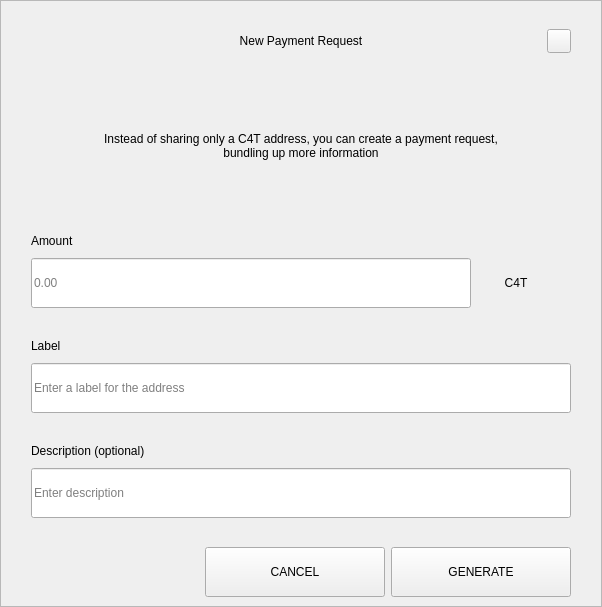
<?xml version="1.0" encoding="UTF-8"?>
<ui version="4.0">
 <class>RequestDialog</class>
 <widget class="QDialog" name="RequestDialog">
  <property name="geometry">
   <rect>
    <x>0</x>
    <y>0</y>
    <width>602</width>
    <height>607</height>
   </rect>
  </property>
  <property name="windowTitle">
   <string>Dialog</string>
  </property>
  <layout class="QVBoxLayout" name="verticalLayout_5">
   <property name="spacing">
    <number>0</number>
   </property>
   <property name="leftMargin">
    <number>0</number>
   </property>
   <property name="topMargin">
    <number>0</number>
   </property>
   <property name="rightMargin">
    <number>0</number>
   </property>
   <property name="bottomMargin">
    <number>0</number>
   </property>
   <item>
    <widget class="QFrame" name="frame">
     <property name="styleSheet">
      <string notr="true"/>
     </property>
     <property name="frameShape">
      <enum>QFrame::StyledPanel</enum>
     </property>
     <property name="frameShadow">
      <enum>QFrame::Raised</enum>
     </property>
     <layout class="QVBoxLayout" name="verticalLayout_4" stretch="1,0,0">
      <property name="spacing">
       <number>0</number>
      </property>
      <property name="leftMargin">
       <number>30</number>
      </property>
      <property name="topMargin">
       <number>20</number>
      </property>
      <property name="rightMargin">
       <number>30</number>
      </property>
      <property name="bottomMargin">
       <number>0</number>
      </property>
      <item>
       <layout class="QHBoxLayout" name="horizontalLayout_3">
        <property name="spacing">
         <number>0</number>
        </property>
        <item>
         <spacer name="horizontalSpacer_21">
          <property name="orientation">
           <enum>Qt::Horizontal</enum>
          </property>
          <property name="sizeHint" stdset="0">
           <size>
            <width>40</width>
            <height>20</height>
           </size>
          </property>
         </spacer>
        </item>
        <item>
         <widget class="QLabel" name="labelTitle">
          <property name="minimumSize">
           <size>
            <width>0</width>
            <height>40</height>
           </size>
          </property>
          <property name="maximumSize">
           <size>
            <width>16777215</width>
            <height>40</height>
           </size>
          </property>
          <property name="styleSheet">
           <string notr="true">padding-left:24px;</string>
          </property>
          <property name="text">
           <string>New Payment Request</string>
          </property>
          <property name="alignment">
           <set>Qt::AlignCenter</set>
          </property>
          <property name="margin">
           <number>7</number>
          </property>
         </widget>
        </item>
        <item>
         <spacer name="horizontalSpacer">
          <property name="orientation">
           <enum>Qt::Horizontal</enum>
          </property>
          <property name="sizeHint" stdset="0">
           <size>
            <width>40</width>
            <height>20</height>
           </size>
          </property>
         </spacer>
        </item>
        <item>
         <widget class="QPushButton" name="btnEsc">
          <property name="minimumSize">
           <size>
            <width>24</width>
            <height>24</height>
           </size>
          </property>
          <property name="maximumSize">
           <size>
            <width>24</width>
            <height>24</height>
           </size>
          </property>
          <property name="focusPolicy">
           <enum>Qt::NoFocus</enum>
          </property>
          <property name="text">
           <string/>
          </property>
         </widget>
        </item>
       </layout>
      </item>
      <item>
       <widget class="QStackedWidget" name="stack">
        <property name="minimumSize">
         <size>
          <width>540</width>
          <height>0</height>
         </size>
        </property>
        <property name="maximumSize">
         <size>
          <width>540</width>
          <height>16777215</height>
         </size>
        </property>
        <property name="currentIndex">
         <number>0</number>
        </property>
        <widget class="QWidget" name="page_1">
         <property name="minimumSize">
          <size>
           <width>540</width>
           <height>0</height>
          </size>
         </property>
         <property name="maximumSize">
          <size>
           <width>540</width>
           <height>16777215</height>
          </size>
         </property>
         <layout class="QVBoxLayout" name="layout1">
          <property name="spacing">
           <number>0</number>
          </property>
          <property name="leftMargin">
           <number>0</number>
          </property>
          <property name="topMargin">
           <number>0</number>
          </property>
          <property name="rightMargin">
           <number>0</number>
          </property>
          <property name="bottomMargin">
           <number>0</number>
          </property>
          <item>
           <spacer name="verticalSpacer_21">
            <property name="orientation">
             <enum>Qt::Vertical</enum>
            </property>
            <property name="sizeType">
             <enum>QSizePolicy::Fixed</enum>
            </property>
            <property name="sizeHint" stdset="0">
             <size>
              <width>20</width>
              <height>30</height>
             </size>
            </property>
           </spacer>
          </item>
          <item alignment="Qt::AlignHCenter">
           <widget class="QLabel" name="labelMessage">
            <property name="minimumSize">
             <size>
              <width>400</width>
              <height>50</height>
             </size>
            </property>
            <property name="text">
             <string>Instead of sharing only a C4T address, you can create a payment request, bundling up more information</string>
            </property>
            <property name="alignment">
             <set>Qt::AlignCenter</set>
            </property>
            <property name="wordWrap">
             <bool>true</bool>
            </property>
           </widget>
          </item>
          <item alignment="Qt::AlignBottom">
           <widget class="QWidget" name="containerAmount" native="true">
            <layout class="QVBoxLayout" name="verticalLayout">
             <property name="spacing">
              <number>9</number>
             </property>
             <property name="leftMargin">
              <number>0</number>
             </property>
             <property name="topMargin">
              <number>0</number>
             </property>
             <property name="rightMargin">
              <number>0</number>
             </property>
             <property name="bottomMargin">
              <number>0</number>
             </property>
             <item>
              <widget class="QLabel" name="labelSubtitleAmount">
               <property name="minimumSize">
                <size>
                 <width>350</width>
                 <height>16</height>
                </size>
               </property>
               <property name="maximumSize">
                <size>
                 <width>16777215</width>
                 <height>16</height>
                </size>
               </property>
               <property name="text">
                <string>Amount</string>
               </property>
              </widget>
             </item>
             <item alignment="Qt::AlignTop">
              <widget class="QWidget" name="layoutAmount" native="true">
               <layout class="QHBoxLayout" name="horizontalLayout" stretch="2,0">
                <property name="spacing">
                 <number>0</number>
                </property>
                <property name="leftMargin">
                 <number>0</number>
                </property>
                <property name="topMargin">
                 <number>0</number>
                </property>
                <property name="rightMargin">
                 <number>0</number>
                </property>
                <property name="bottomMargin">
                 <number>0</number>
                </property>
                <item>
                 <widget class="QLineEdit" name="lineEditAmount">
                  <property name="minimumSize">
                   <size>
                    <width>0</width>
                    <height>50</height>
                   </size>
                  </property>
                  <property name="maximumSize">
                   <size>
                    <width>16777215</width>
                    <height>50</height>
                   </size>
                  </property>
                  <property name="placeholderText">
                   <string notr="true">0.00</string>
                  </property>
                 </widget>
                </item>
                <item>
                 <widget class="QWidget" name="comboContainer" native="true">
                  <property name="minimumSize">
                   <size>
                    <width>100</width>
                    <height>50</height>
                   </size>
                  </property>
                  <property name="maximumSize">
                   <size>
                    <width>16777215</width>
                    <height>50</height>
                   </size>
                  </property>
                  <layout class="QHBoxLayout" name="horizontalLayout_31">
                   <property name="spacing">
                    <number>0</number>
                   </property>
                   <property name="leftMargin">
                    <number>0</number>
                   </property>
                   <property name="topMargin">
                    <number>0</number>
                   </property>
                   <property name="rightMargin">
                    <number>10</number>
                   </property>
                   <property name="bottomMargin">
                    <number>0</number>
                   </property>
                   <item>
                    <widget class="QLabel" name="comboBoxCoin">
                     <property name="text">
                      <string>C4T</string>
                     </property>
                     <property name="alignment">
                      <set>Qt::AlignCenter</set>
                     </property>
                    </widget>
                   </item>
                  </layout>
                 </widget>
                </item>
               </layout>
              </widget>
             </item>
            </layout>
           </widget>
          </item>
          <item>
           <spacer name="verticalSpacer_31">
            <property name="orientation">
             <enum>Qt::Vertical</enum>
            </property>
            <property name="sizeType">
             <enum>QSizePolicy::Fixed</enum>
            </property>
            <property name="sizeHint" stdset="0">
             <size>
              <width>20</width>
              <height>30</height>
             </size>
            </property>
           </spacer>
          </item>
          <item>
           <layout class="QVBoxLayout" name="verticalLayoutLabel">
            <property name="spacing">
             <number>9</number>
            </property>
            <item>
             <widget class="QLabel" name="labelSubtitleLabel">
              <property name="minimumSize">
               <size>
                <width>0</width>
                <height>16</height>
               </size>
              </property>
              <property name="maximumSize">
               <size>
                <width>16777215</width>
                <height>16</height>
               </size>
              </property>
              <property name="text">
               <string>Label</string>
              </property>
             </widget>
            </item>
            <item>
             <widget class="QLineEdit" name="lineEditLabel">
              <property name="minimumSize">
               <size>
                <width>0</width>
                <height>50</height>
               </size>
              </property>
              <property name="maximumSize">
               <size>
                <width>16777215</width>
                <height>50</height>
               </size>
              </property>
              <property name="placeholderText">
               <string>Enter a label for the address</string>
              </property>
             </widget>
            </item>
           </layout>
          </item>
          <item>
           <spacer name="verticalSpacer_34">
            <property name="orientation">
             <enum>Qt::Vertical</enum>
            </property>
            <property name="sizeType">
             <enum>QSizePolicy::Fixed</enum>
            </property>
            <property name="sizeHint" stdset="0">
             <size>
              <width>20</width>
              <height>30</height>
             </size>
            </property>
           </spacer>
          </item>
          <item>
           <layout class="QVBoxLayout" name="verticalLayoutDescription">
            <property name="spacing">
             <number>9</number>
            </property>
            <item>
             <widget class="QLabel" name="labelSubtitleDescription">
              <property name="minimumSize">
               <size>
                <width>0</width>
                <height>16</height>
               </size>
              </property>
              <property name="maximumSize">
               <size>
                <width>16777215</width>
                <height>16</height>
               </size>
              </property>
              <property name="text">
               <string>Description (optional)</string>
              </property>
             </widget>
            </item>
            <item>
             <widget class="QLineEdit" name="lineEditDescription">
              <property name="minimumSize">
               <size>
                <width>0</width>
                <height>50</height>
               </size>
              </property>
              <property name="maximumSize">
               <size>
                <width>16777215</width>
                <height>50</height>
               </size>
              </property>
              <property name="placeholderText">
               <string>Enter description</string>
              </property>
             </widget>
            </item>
            <item>
             <spacer name="verticalSpacer_4">
              <property name="orientation">
               <enum>Qt::Vertical</enum>
              </property>
              <property name="sizeType">
               <enum>QSizePolicy::Fixed</enum>
              </property>
              <property name="sizeHint" stdset="0">
               <size>
                <width>20</width>
                <height>20</height>
               </size>
              </property>
             </spacer>
            </item>
           </layout>
          </item>
         </layout>
        </widget>
        <widget class="QWidget" name="page_2">
         <layout class="QVBoxLayout" name="layout2">
          <item>
           <spacer name="verticalSpacer_5">
            <property name="orientation">
             <enum>Qt::Vertical</enum>
            </property>
            <property name="sizeType">
             <enum>QSizePolicy::Fixed</enum>
            </property>
            <property name="sizeHint" stdset="0">
             <size>
              <width>20</width>
              <height>50</height>
             </size>
            </property>
           </spacer>
          </item>
          <item alignment="Qt::AlignHCenter">
           <widget class="QLabel" name="labelQrImg">
            <property name="minimumSize">
             <size>
              <width>260</width>
              <height>260</height>
             </size>
            </property>
            <property name="maximumSize">
             <size>
              <width>260</width>
              <height>260</height>
             </size>
            </property>
            <property name="text">
             <string/>
            </property>
            <property name="alignment">
             <set>Qt::AlignCenter</set>
            </property>
           </widget>
          </item>
          <item>
           <spacer name="verticalSpacer_2">
            <property name="orientation">
             <enum>Qt::Vertical</enum>
            </property>
            <property name="sizeType">
             <enum>QSizePolicy::Fixed</enum>
            </property>
            <property name="sizeHint" stdset="0">
             <size>
              <width>20</width>
              <height>30</height>
             </size>
            </property>
           </spacer>
          </item>
          <item alignment="Qt::AlignHCenter">
           <widget class="QLabel" name="labelAddress">
            <property name="text">
             <string>D7VFR83SQbiezrW72hjcWJtcfip5krte2Z </string>
            </property>
           </widget>
          </item>
          <item>
           <spacer name="verticalSpacer_32">
            <property name="orientation">
             <enum>Qt::Vertical</enum>
            </property>
            <property name="sizeType">
             <enum>QSizePolicy::Expanding</enum>
            </property>
            <property name="sizeHint" stdset="0">
             <size>
              <width>20</width>
              <height>20</height>
             </size>
            </property>
           </spacer>
          </item>
          <item>
           <layout class="QHBoxLayout" name="horizontal">
            <property name="leftMargin">
             <number>20</number>
            </property>
            <property name="rightMargin">
             <number>20</number>
            </property>
            <property name="bottomMargin">
             <number>20</number>
            </property>
            <item>
             <spacer name="horizontalSpacer_4">
              <property name="orientation">
               <enum>Qt::Horizontal</enum>
              </property>
              <property name="sizeHint" stdset="0">
               <size>
                <width>40</width>
                <height>20</height>
               </size>
              </property>
             </spacer>
            </item>
            <item>
             <widget class="QPushButton" name="btnCopyAddress">
              <property name="minimumSize">
               <size>
                <width>180</width>
                <height>50</height>
               </size>
              </property>
              <property name="text">
               <string>COPY ADDRESS</string>
              </property>
             </widget>
            </item>
            <item>
             <widget class="QPushButton" name="btnCopyUrl">
              <property name="minimumSize">
               <size>
                <width>180</width>
                <height>50</height>
               </size>
              </property>
              <property name="text">
               <string>COPY URL</string>
              </property>
             </widget>
            </item>
            <item>
             <spacer name="horizontalSpacer_2">
              <property name="orientation">
               <enum>Qt::Horizontal</enum>
              </property>
              <property name="sizeHint" stdset="0">
               <size>
                <width>40</width>
                <height>20</height>
               </size>
              </property>
             </spacer>
            </item>
           </layout>
          </item>
         </layout>
        </widget>
       </widget>
      </item>
      <item>
       <widget class="QWidget" name="buttonsStack" native="true">
        <layout class="QHBoxLayout" name="horizontalLayout_5">
         <property name="leftMargin">
          <number>20</number>
         </property>
         <property name="rightMargin">
          <number>0</number>
         </property>
         <item>
          <spacer name="horizontalSpacer_41">
           <property name="orientation">
            <enum>Qt::Horizontal</enum>
           </property>
           <property name="sizeHint" stdset="0">
            <size>
             <width>40</width>
             <height>20</height>
            </size>
           </property>
          </spacer>
         </item>
         <item>
          <widget class="QPushButton" name="btnCancel">
           <property name="minimumSize">
            <size>
             <width>180</width>
             <height>50</height>
            </size>
           </property>
           <property name="focusPolicy">
            <enum>Qt::NoFocus</enum>
           </property>
           <property name="text">
            <string>CANCEL</string>
           </property>
          </widget>
         </item>
         <item>
          <widget class="QPushButton" name="btnSave">
           <property name="minimumSize">
            <size>
             <width>180</width>
             <height>50</height>
            </size>
           </property>
           <property name="focusPolicy">
            <enum>Qt::NoFocus</enum>
           </property>
           <property name="text">
            <string>GENERATE</string>
           </property>
          </widget>
         </item>
        </layout>
       </widget>
      </item>
     </layout>
    </widget>
   </item>
  </layout>
 </widget>
 <resources/>
 <connections/>
</ui>
